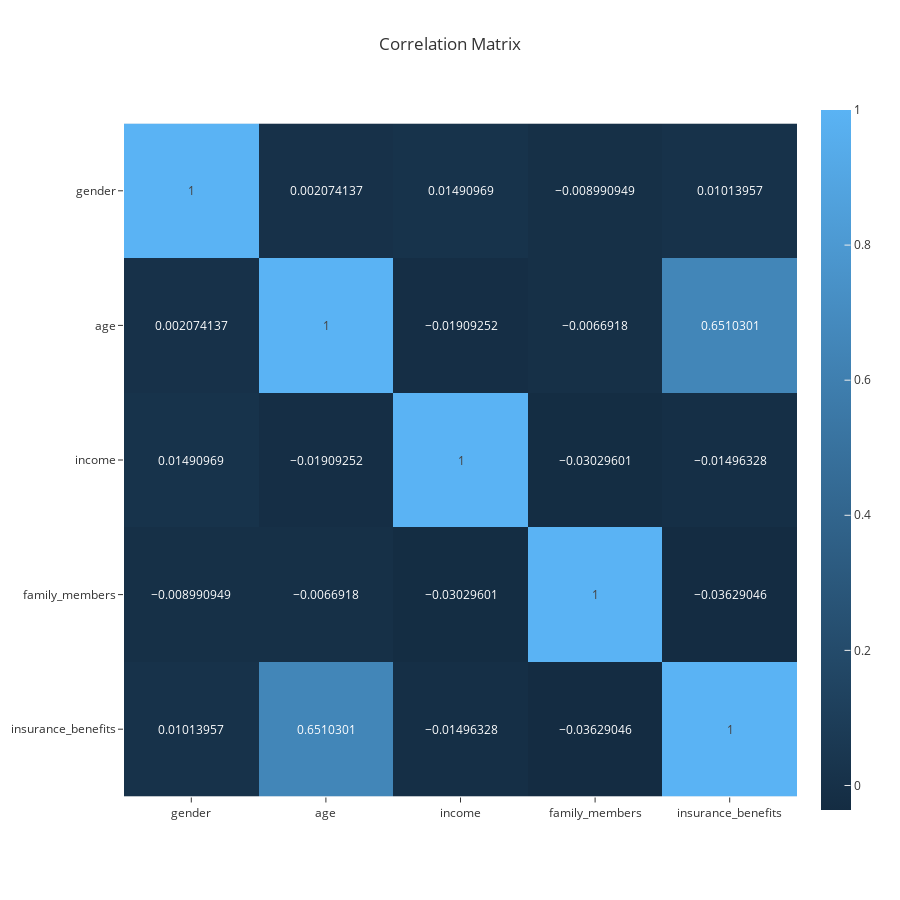

Notebook code for this chart:
### Code cell
# correlation matrix
px.imshow(df.corr(), title='Correlation Matrix', text_auto=True, height=900, 
    template='ggplot2')

### Figure 1 — Plotly figure (JSON) as saved in the notebook; plotly's stock layout.template omitted (floating-point values rounded to 4 significant figures)
{"data": [{"coloraxis": "coloraxis", "hovertemplate": "x: %{x}<br>y: %{y}<br>color: %{z}<extra></extra>", "name": "0", "texttemplate": "%{z}", "type": "heatmap", "x": ["gender", "age", "income", "family_members", "insurance_benefits"], "xaxis": "x", "y": ["gender", "age", "income", "family_members", "insurance_benefits"], "yaxis": "y", "z": [[1, 0.002074, 0.01491, -0.008991, 0.01014], [0.002074, 1, -0.01909, -0.006692, 0.651], [0.01491, -0.01909, 1, -0.0303, -0.01496], [-0.008991, -0.006692, -0.0303, 1, -0.03629], [0.01014, 0.651, -0.01496, -0.03629, 1]]}], "layout": {"coloraxis": {"colorscale": [[0, "rgb(20,44,66)"], [1, "rgb(90,179,244)"]]}, "height": 900, "title": {"text": "Correlation Matrix"}, "xaxis": {"anchor": "y", "constrain": "domain", "domain": [0, 1], "scaleanchor": "y"}, "yaxis": {"anchor": "x", "autorange": "reversed", "constrain": "domain", "domain": [0, 1]}}}
